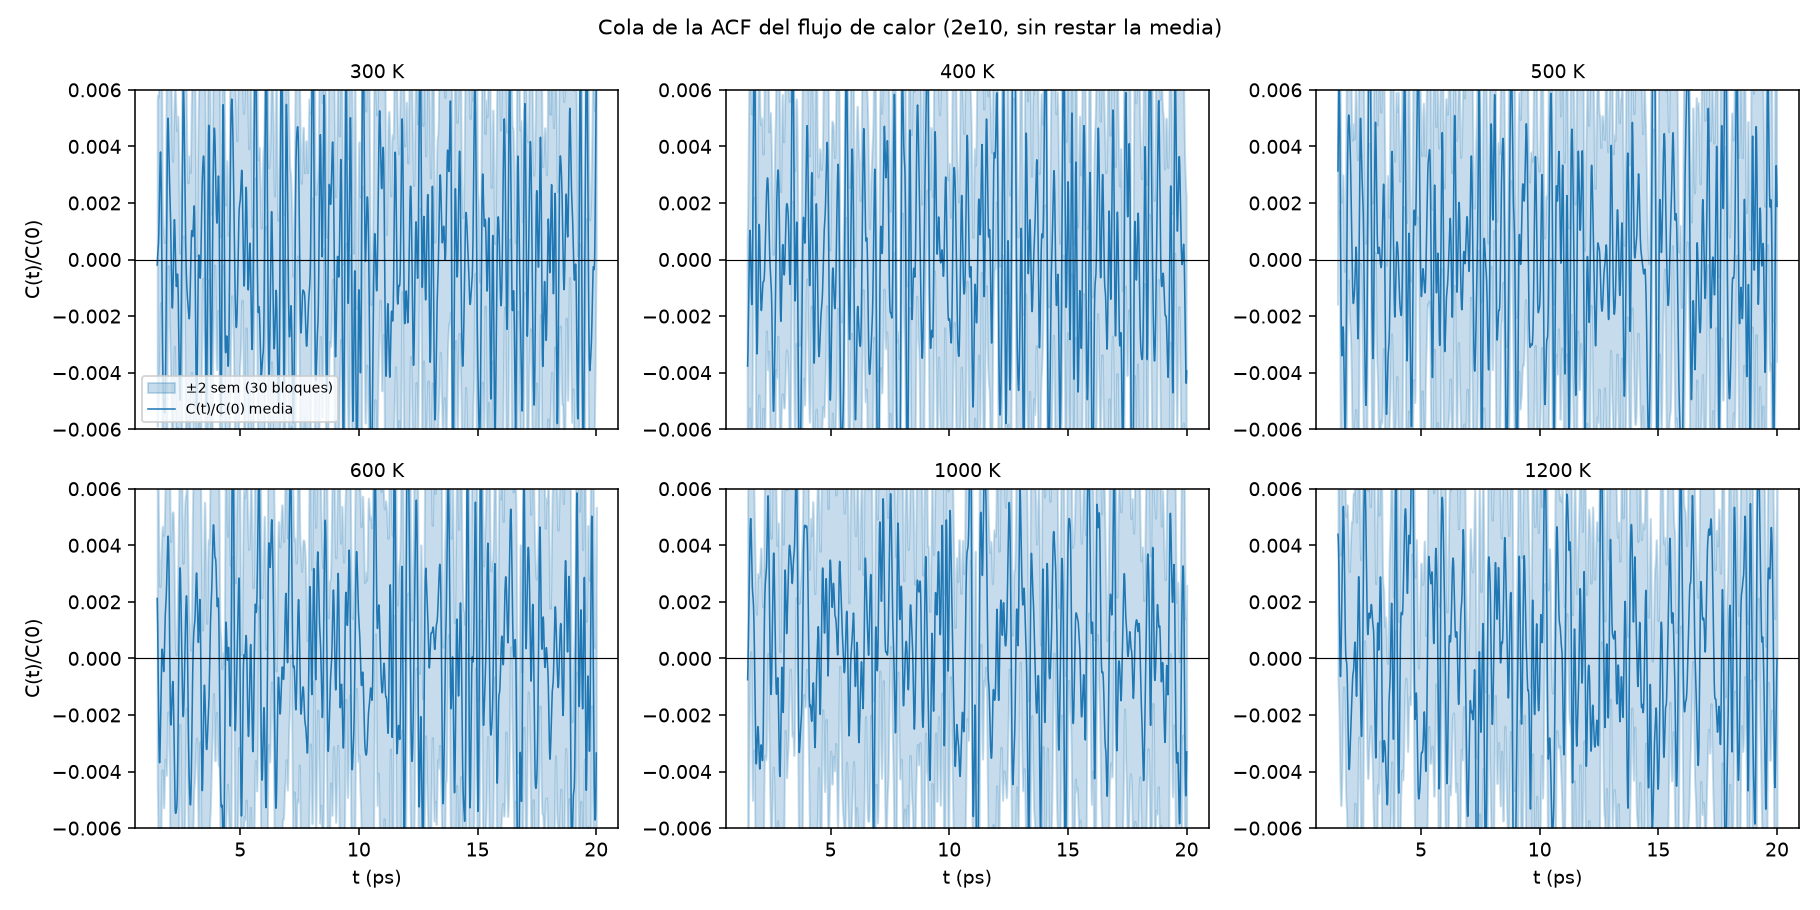

The Python source for this figure:
"""Chequeo de la subida de kappa(t) a tiempos largos (hipotesis 1, 2 y 4). 2e10, T = 300..1200 K.
Para cada T (30 bloques de 100 ps = 3 replicas x 10, ACF hasta 25 ps, trapecio):
 (a) cola de la ACF: media de C(t)/C(0) en [2,20] ps +- sem entre bloques, y fraccion de bloques con media de cola > 0
 (b) subida D = kappa(20) - kappa(2): global +- sem, y por replica
 (c) lo mismo restando la media de J de cada replica (1 ns) antes de correlacionar
 (d) sesgo predicho por la media no restada: pref * <mean_J^2> * 18 ps
Escribe cola_acf.png (ACF cruda 2-20 ps con banda de sem, por T)."""
import numpy as np, matplotlib; matplotlib.use("Agg"); import matplotlib.pyplot as plt
kB=1.380649e-23; eV=1.602176634e-19; NB=10; TAGS=["cal_r1","cal_r2","cal_r3"]; TS=(300,400,500,600,1000,1200)
def acf(x,nl):
    n=len(x); f=np.fft.rfft(x,2*n); return np.fft.irfft(f*np.conj(f))[:nl]/(n-np.arange(nl))
fig,axs=plt.subplots(2,3,figsize=(13,6.5),sharex=True); axs=axs.ravel()
print(" T   | cola C/C0 [2,20] ps (x1e-4)  frac>0 | D=k(20)-k(2) sin restar: global, reps | restando media: global, reps | sesgo media predicho")
for ax,T in zip(axs,TS):
    d=f"cal_{T}K_2e10"; V=float(open(f"{d}/cal_vmean.inc").read().split()[3]); pref=None
    RES={}
    for sub in (False,True):
        BL=[]; bias=[]
        for tg in TAGS:
            J=np.loadtxt(f"{d}/{tg}_hflux.dat",comments="#"); dt=(J[1,0]-J[0,0])*1e-3; nl=int(25/dt)
            X=[J[:,i]*eV*1e-10/1e-12 for i in (1,2,3)]
            if sub: X=[x-x.mean() for x in X]
            else: bias.append(np.mean([x.mean()**2 for x in X]))
            m=len(X[0])//NB
            BL+=[np.mean([acf(x[b*m:(b+1)*m],nl) for x in X],axis=0) for b in range(NB)]
        BL=np.array(BL); pref=dt/(V*1e-30*kB*T**2)*1e-12
        K=(np.cumsum(BL,1)-0.5*BL[:,:1])*pref; t=np.arange(nl)*dt; i2,i20=int(2/dt),int(20/dt)
        C0=BL[:,0].mean(); tail=BL[:,i2:i20+1].mean(1)/C0
        D=K[:,i20]-K[:,i2]; Dr=[D[r*NB:(r+1)*NB].mean() for r in range(3)]
        RES[sub]=(tail,D,Dr,BL,C0,t)
        if not sub: bpred=np.mean(bias)*18/dt*pref    # pref incluye dt: sesgo = <m^2>*18ps / (V kB T^2)
    tail,D,Dr,BL,C0,t=RES[False]; tailS,DS,DrS,_,_,_=RES[True]
    sem=lambda a: a.std(ddof=1)/np.sqrt(len(a))
    print(f"{T:5d}| {1e4*tail.mean():+6.2f} +- {1e4*sem(tail):5.2f}   {np.mean(tail>0):.2f}  | {D.mean():+.3f} +- {sem(D):.3f}  "+" ".join(f"{x:+.2f}" for x in Dr)
          +f" | {DS.mean():+.3f} +- {sem(DS):.3f}  "+" ".join(f"{x:+.2f}" for x in DrS)+f" | {bpred:+.4f} W/m/K")
    s=(t>=1.5)&(t<=20); mC=BL.mean(0)/C0; sC=BL.std(0,ddof=1)/np.sqrt(len(BL))/C0
    ax.fill_between(t[s],(mC-2*sC)[s],(mC+2*sC)[s],color="C0",alpha=0.25,label="±2 sem (30 bloques)")
    ax.plot(t[s],mC[s],color="C0",lw=0.8,label="C(t)/C(0) media"); ax.axhline(0,color="k",lw=0.6)
    ax.set_title(f"{T} K",fontsize=10); ax.set_ylim(-0.006,0.006)
for ax in axs[3:]: ax.set_xlabel("t (ps)")
axs[0].set_ylabel("C(t)/C(0)"); axs[3].set_ylabel("C(t)/C(0)"); axs[0].legend(fontsize=7)
fig.suptitle("Cola de la ACF del flujo de calor (2e10, sin restar la media)",fontsize=11); fig.tight_layout(); fig.savefig("cola_acf.png",dpi=140)
